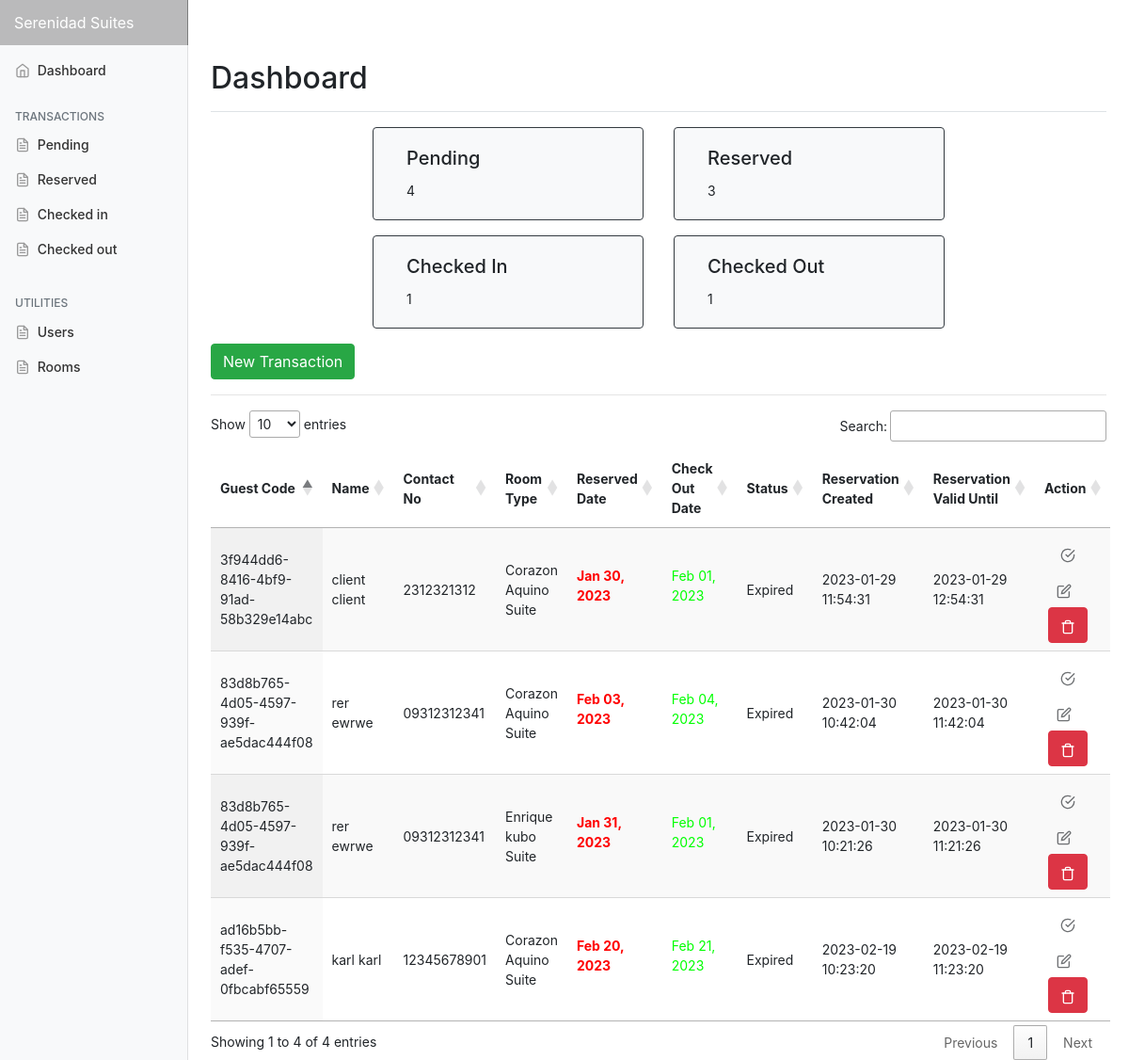
The page /admin/index.php (signed in) on the database its author committed.
### tables this page shows
CREATE TABLE `transactions` (
  `id` int NOT NULL,
  `guest_id` int NOT NULL,
  `room_id` int NOT NULL,
  `room_no` int DEFAULT NULL,
  `extra_bed` tinyint NOT NULL DEFAULT '0',
  `extra_pax` int DEFAULT NULL,
  `status` varchar(50) DEFAULT NULL,
  `days` int DEFAULT NULL,
  `checkin` varchar(50) DEFAULT NULL,
  `checkin_time` varchar(50) DEFAULT NULL,
  `checkout` varchar(50) DEFAULT NULL,
  `checkout_time` varchar(50) DEFAULT NULL,
  `bill` varchar(50) DEFAULT NULL,
  `balance` int NOT NULL DEFAULT '0',
  `payment` int NOT NULL DEFAULT '0',
  `is_payment_full` tinyint NOT NULL DEFAULT '0',
  `payment_at` datetime DEFAULT NULL,
  `valid_until` varchar(50) DEFAULT NULL,
  `is_unread` tinyint(1) NOT NULL DEFAULT '1',
  `created_at` datetime DEFAULT NULL,
  `updated_at` datetime DEFAULT NULL,
  `remarks` varchar(500) DEFAULT NULL
);

CREATE TABLE `guest` (
  `id` int NOT NULL,
  `uuid` varchar(255) DEFAULT NULL,
  `firstname` varchar(50) NOT NULL,
  `username` varchar(191) DEFAULT NULL,
  `password` varchar(191) DEFAULT NULL,
  `middlename` varchar(30) NOT NULL,
  `lastname` varchar(40) NOT NULL,
  `address` varchar(191) DEFAULT NULL,
  `contactno` varchar(20) NOT NULL,
  `created_at` datetime DEFAULT NULL,
  `updated_at` datetime DEFAULT NULL
);

CREATE TABLE `room` (
  `id` int NOT NULL,
  `room_type` varchar(50) NOT NULL,
  `price` varchar(11) NOT NULL,
  `photo` varchar(100) NOT NULL,
  `description` text,
  `created_at` datetime DEFAULT NULL,
  `updated_at` datetime DEFAULT NULL
);

### models/Model.php (called while the page is built, shortened)
<?php
class Model
{
    protected $host = "localhost";
    protected $database = "db_hor";
    protected $username = "root";
    protected $password = "admin";
    protected $pdo;
    protected $stmt;
    public function connect(){
        try {
            $this->pdo = new PDO("mysql:host={$this->host};dbname={$this->database};charset=utf8","{$this->username}","{$this->password}");
            $this->pdo->setAttribute(PDO::ATTR_ERRMODE, PDO::ERRMODE_EXCEPTION);
            $this->pdo->setAttribute(PDO::ATTR_DEFAULT_FETCH_MODE, PDO::FETCH_ASSOC);
        } catch (PDOException $e) {
            echo $e->getMessage();
        }
    }
    public function setQuery($qry){
        $this->qry = $qry;
        $this->stmt = $this->pdo->query($this->qry);
        return $this;
    }
    public function getAll(){
        try {
            return $this->stmt->fetchAll();
        } catch (PDOException $e) {
            return $e->getMessage();
        }
    }
}

### models/Transaction.php (called while the page is built, shortened)
<?php
Class Transaction extends Model {
    public function getPendingAndExpiredTransactions(){
        return $this->setQuery("SELECT
                                A.*,
                                B.uuid,
                                B.firstname,
                                B.middlename,
                                B.lastname,
                                B.address,
                                B.contactno,
                                C.room_type,
                                C.price,
                                C.photo
                                FROM `transactions` as A
                                LEFT JOIN `guest` as B
                                ON A.guest_id = B.id
                                LEFT JOIN `room` as C
                                ON A.room_id = C.id
                                WHERE A.status = 'Pending'
                                OR A.status = 'Expired'
                                ORDER BY A.created_at DESC
                                ")
                                ->getAll();
    }
}

### admin/index.php (the view, shortened to what this page needs)
<?php
  require_once('includes/header.php');
?>
    <div class="container-fluid">
      <div class="row">
      <?php include('includes/sidebar.php') ?>
        <main role="main" class="col-md-9 ml-sm-auto col-lg-10 pt-3 px-4">
            <div class="d-flex justify-content-between flex-wrap flex-md-nowrap align-items-center pb-2 mb-3 border-bottom">
                <h1 class="h2">Dashboard</h1>
            </div>
            <?php include('includes/counts.php') ?>
            <div>
                <button type="button" class="btn btn-success" data-toggle="modal" data-target="#newTransaction">
                    New Transaction
                </button>
            </div>
            <div>
                <hr>
            </div>
		    <table id="datatable" class="display">
                <thead>
                    <tr>
                        <th>Guest Code</th>
                        <th>Name</th>
                        <th>Contact No</th>
                        <th>Room Type</th>
                        <th>Reserved Date</th>
                        <th>Check Out Date</th>
                        <th>Status</th>
                        <th>Reservation Created</th>
                        <th>Reservation Valid Until</th>
                        <th>Action</th>
                    </tr>
                </thead>
                <tbody>
                    <?php foreach ($pendings as $key => $value) { ?>
                    <tr>
                        <td><?= $value['uuid']?></td>
                        <td><?= $value['firstname']." ".$value['lastname']?></td>
                        <td><?= $value['contactno']?></td>
                        <td><?= $value['room_type']?></td>
                        <td>
                            <strong>
                                <?= $value['checkin'] <= date("Y-m-d", strtotime("+8 HOURS"))
                                    ?  "<label style = 'color:#ff0000;'>".date("M d, Y", strtotime($value['checkin']))."</label>"
                                    :  "<label style = 'color:#00ff00;'>".date("M d, Y", strtotime($value['checkin']))."</label>"
                                ?>
                            </strong>
                        </td>
                        <td><?= "<label style = 'color:#00ff00;'>".date("M d, Y", strtotime($value['checkout']))."</label>";?></td>
                        <td><?= $value['status']?></td>
                        <td><?= $value['created_at']?></td>
                        <td>
                            <div>
                                <?= $value['valid_until']
                                    ? '<span class="label label-danger">'. $value['valid_until']. '</span>'
                                    : '';
                                ?>
                            </div>
                        </td>
                        <td>
                            <div class="form-inline">
                                <form method="post" action="queries/reservationResource.php" class="mx-1">
                                    <?=
                                        new DateTime($value['valid_until']) < new DateTime()
                                        ?
                                            ' <button type="button"  class="btn btn-disabled disabled" data-toggle="tooltip" data-placement="top" title="Reservation Expired" disabled>
                                                <i data-feather="check-circle"></i>
                                                </button>'
                                        :
                                            '
                                                <input type="hidden" value="accept" name="resource_type">
                                                <input type="hidden" value="'. $value['id'] .'" name="transaction_id">
                                                <button type="submit"  class="btn btn-primary" data-toggle="tooltip" data-placement="top" title="Accept Reservation" >
                                                    <i data-feather="check-circle"></i>
                                                </button>
                                            '
                                    ?>
                                </form>
                                <form  method="post" action="queries/reservationResource.php" >
                                    <?=
                                        new DateTime($value['valid_until']) < new DateTime()
                                        ?
                                            '
                                                <button type="button"  class="btn btn-disabled disabled" data-toggle="tooltip" data-placement="top" title="Reservation Expired" disabled>
                                                <i data-feather="edit"></i>
                                                </button>
                                            '
                                        :
                                            '
                                                <input type="hidden" value="edit" name="resource_type">
                                                <input type="hidden" value="'.$value['id'].'" name="transaction_id">
                                                <button type="submit"  class="btn btn-warning " data-toggle="tooltip" data-placement="top" title="Edit" >
                                                    <i data-feather="edit"></i>
                                                </button>
                                            '
                                    ?>
                                </form>
                                <form  method="post" action="queries/reservationResource.php"  class="mx-1">
                                    <button type="button"  class="btn btn-danger " data-toggle="tooltip" data-placement="top" title="Delete" >
                                        <i data-feather="trash"></i>
                                    </button>
                                </form>
                            </div>
                        </td>
                    </tr>
                    <?php }?>
                </tbody>
		    </table>
        </main>
      </div>
    </div>
<?php
  require_once('includes/footer.php');
?>

### admin/css/dashboard.css (style rules this page uses)
body { font-size: .875rem; }
.feather { width: 16px; height: 16px; vertical-align: text-bottom; }
.border-bottom { border-bottom: 1px solid #e5e5e5; }

### rows shown on the page
transactions: guest.uuid "ad16b5bb-f535-4707-adef-0fbcabf65559", guest.firstname "karl", guest.lastname "karl", guest.contactno "12345678901", room.room_type "Corazon Aquino Suite", checkin "Feb 20, 2023", checkout "Feb 21, 2023", status "Expired", created_at "2023-02-19 10:23:20", valid_until "2023-02-19 11:23:20"
transactions: guest.uuid "83d8b765-4d05-4597-939f-ae5dac444f08", guest.firstname "rer", guest.lastname "ewrwe", guest.contactno "09312312341", room.room_type "Corazon Aquino Suite", checkin "Feb 03, 2023", checkout "Feb 04, 2023", status "Expired", created_at "2023-01-30 10:42:04", valid_until "2023-01-30 11:42:04"
transactions: guest.uuid "83d8b765-4d05-4597-939f-ae5dac444f08", guest.firstname "rer", guest.lastname "ewrwe", guest.contactno "09312312341", room.room_type "Enrique kubo Suite", checkin "Jan 31, 2023", checkout "Feb 01, 2023", status "Expired", created_at "2023-01-30 10:21:26", valid_until "2023-01-30 11:21:26"
transactions: guest.uuid "3f944dd6-8416-4bf9-91ad-58b329e14abc", guest.firstname "client", guest.lastname "client", guest.contactno "2312321312", room.room_type "Corazon Aquino Suite", checkin "Jan 30, 2023", checkout "Feb 01, 2023", status "Expired", created_at "2023-01-29 11:54:31", valid_until "2023-01-29 12:54:31"

### other values the page prints
count($pendings) "4"
count($reserved) "3"
count($checkedin) "1"
count($checkedout) "1"
